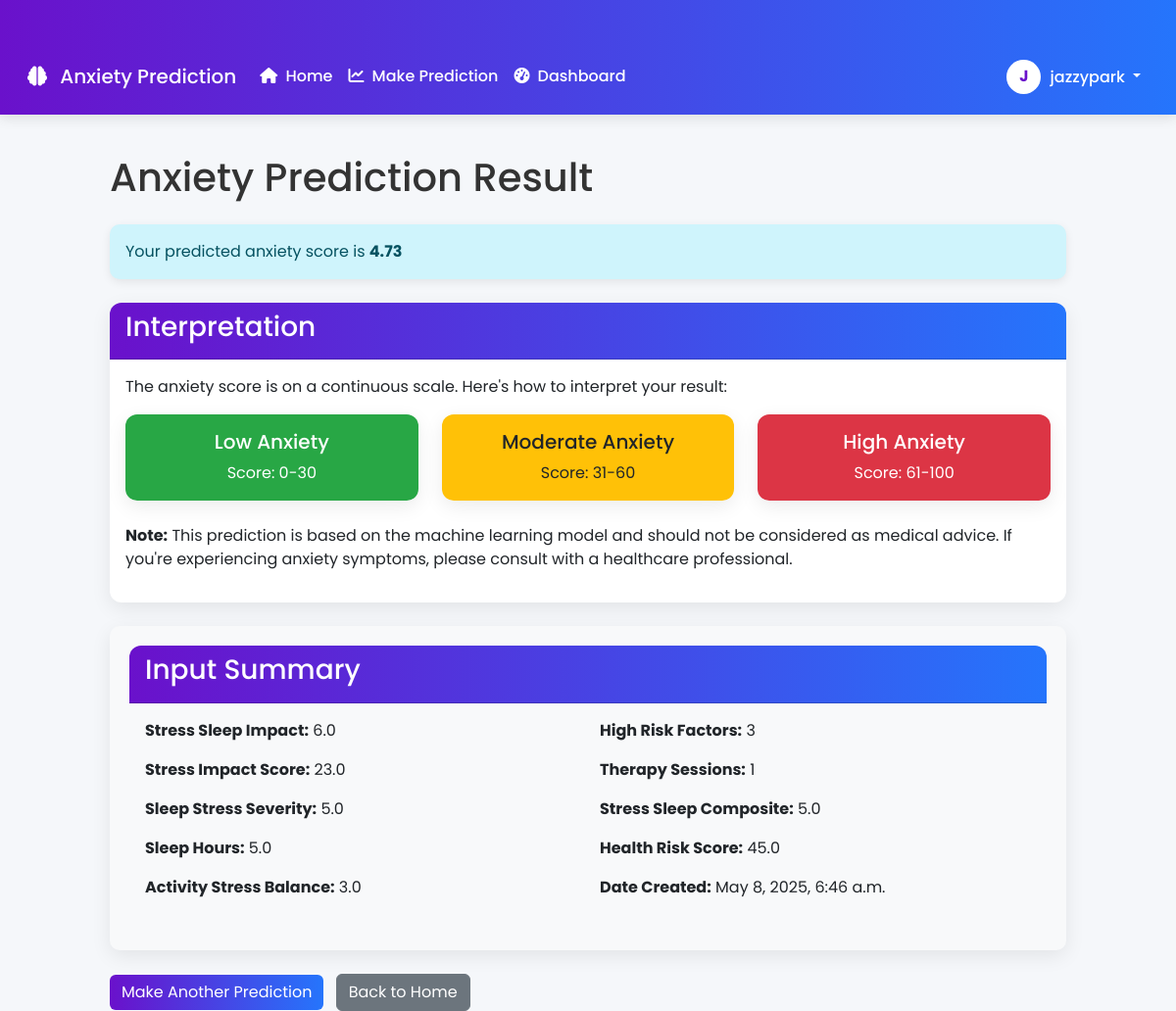
The page /predict/result/1/ (signed in) on the database its author committed.
### anxiety_app/models.py (models this page shows, shortened)
class AnxietyPrediction(models.Model):
    user = models.ForeignKey(User, on_delete=models.CASCADE, related_name='predictions')
    stress_sleep_impact = models.FloatField()
    stress_impact_score = models.FloatField()
    sleep_stress_severity = models.FloatField()
    sleep_hours = models.FloatField()
    activity_stress_balance = models.FloatField()
    high_risk_factors = models.IntegerField()
    therapy_sessions = models.IntegerField()
    stress_sleep_composite = models.FloatField()
    health_risk_score = models.FloatField()
    predicted_anxiety = models.FloatField(null=True, blank=True)
    created_at = models.DateTimeField(auto_now_add=True)
    class Meta:
        ordering = ['-created_at']

### anxiety_app/views.py (the view)
# urls.py: path('predict/result/<int:pk>/', views.prediction_result_view, name='prediction_result'),
@login_required(login_url='login')
def prediction_result_view(request, pk):
    prediction = AnxietyPrediction.objects.get(pk=pk)
    if prediction.user != request.user:
        messages.error(request, "You do not have permission to view this prediction.")
        return redirect('dashboard')
    return render(request, 'anxiety_app/prediction_result.html', {'prediction': prediction})

### anxiety_app/templates/anxiety_app/prediction_result.html (shortened to what this page needs)
{% extends 'anxiety_app/base.html' %}
{% block content %}
<div class="row justify-content-center">
    <div class="col-md-10">
        <h1 class="mb-4">Anxiety Prediction Result</h1>
        <div class="alert alert-info mb-4">
            Your predicted anxiety score is <strong>{{ prediction.predicted_anxiety|floatformat:2 }}</strong>
        </div>
        <div class="card mb-4">
            <div class="card-header">
                <h3>Interpretation</h3>
            </div>
            <div class="card-body">
                <p>The anxiety score is on a continuous scale. Here's how to interpret your result:</p>
                <div class="row mt-3">
                    <div class="col-md-4">
                        <div class="card bg-success text-white">
                            <div class="card-body text-center">
                                <h5 class="card-title">Low Anxiety</h5>
                                <p class="card-text">Score: 0-30</p>
                            </div>
                        </div>
                    </div>
                    <div class="col-md-4">
                        <div class="card bg-warning text-dark">
                            <div class="card-body text-center">
                                <h5 class="card-title">Moderate Anxiety</h5>
                                <p class="card-text">Score: 31-60</p>
                            </div>
                        </div>
                    </div>
                    <div class="col-md-4">
                        <div class="card bg-danger text-white">
                            <div class="card-body text-center">
                                <h5 class="card-title">High Anxiety</h5>
                                <p class="card-text">Score: 61-100</p>
                            </div>
                        </div>
                    </div>
                </div>
                <p class="mt-4">
                    <strong>Note:</strong> This prediction is based on the machine learning model and should not be considered as medical advice.
                    If you're experiencing anxiety symptoms, please consult with a healthcare professional.
                </p>
            </div>
        </div>
        <div class="card prediction-result">
            <div class="card-header">
                <h3>Input Summary</h3>
            </div>
            <div class="card-body">
                <div class="row">
                    <div class="col-md-6">
                        <p><strong>Stress Sleep Impact:</strong> {{ prediction.stress_sleep_impact }}</p>
                        <p><strong>Stress Impact Score:</strong> {{ prediction.stress_impact_score }}</p>
                        <p><strong>Sleep Stress Severity:</strong> {{ prediction.sleep_stress_severity }}</p>
                        <p><strong>Sleep Hours:</strong> {{ prediction.sleep_hours }}</p>
                        <p><strong>Activity Stress Balance:</strong> {{ prediction.activity_stress_balance }}</p>
                    </div>
                    <div class="col-md-6">
                        <p><strong>High Risk Factors:</strong> {{ prediction.high_risk_factors }}</p>
                        <p><strong>Therapy Sessions:</strong> {{ prediction.therapy_sessions }}</p>
                        <p><strong>Stress Sleep Composite:</strong> {{ prediction.stress_sleep_composite }}</p>
                        <p><strong>Health Risk Score:</strong> {{ prediction.health_risk_score }}</p>
                        <p><strong>Date Created:</strong> {{ prediction.created_at|date:"F j, Y, g:i a" }}</p>
                    </div>
                </div>
            </div>
        </div>
        <div class="mt-4">
            <a href="{% url 'prediction_form' %}" class="btn btn-primary">Make Another Prediction</a>
            <a href="{% url 'home' %}" class="btn btn-secondary ms-2">Back to Home</a>
        </div>
    </div>
</div>
{% endblock %}

### anxiety_app/templates/anxiety_app/base.html (shortened to what this page needs)
<!DOCTYPE html>
<html lang="en">
<head>
    <link href="https://cdn.jsdelivr.net/npm/bootstrap@5.3.0-alpha1/dist/css/bootstrap.min.css" rel="stylesheet">
    <link rel="stylesheet" href="https://cdnjs.cloudflare.com/ajax/libs/font-awesome/6.4.0/css/all.min.css">
</head>
<body>
    <nav class="navbar navbar-expand-lg navbar-dark">
        <div class="container">
            <a class="navbar-brand" href="{% url 'home' %}">
                <i class="fas fa-brain me-2"></i>
                Anxiety Prediction
            </a>
            <div class="collapse navbar-collapse" id="navbarNav">
                <ul class="navbar-nav me-auto">
                    <li class="nav-item">
                        <a class="nav-link" href="{% url 'home' %}">
                            <i class="fas fa-home me-1"></i> Home
                        </a>
                    </li>
                    {% if user.is_authenticated %}
                        <li class="nav-item">
                            <a class="nav-link" href="{% url 'prediction_form' %}">
                                <i class="fas fa-chart-line me-1"></i> Make Prediction
                            </a>
                        </li>
                        <li class="nav-item">
                            <a class="nav-link" href="{% url 'dashboard' %}">
                                <i class="fas fa-tachometer-alt me-1"></i> Dashboard
                            </a>
                        </li>
                    {% endif %}
                </ul>
                <ul class="navbar-nav">
                    {% if user.is_authenticated %}
                        <li class="nav-item dropdown">
                            <a class="nav-link dropdown-toggle" href="#" id="navbarDropdown" role="button" data-bs-toggle="dropdown" aria-expanded="false">
                                <div class="avatar">{{ user.username.0|upper }}</div>
                                {{ user.username }}
                            </a>
                        </li>
                    {% endif %}
                </ul>
            </div>
        </div>
    </nav>
    <div class="container">
        {% block content %}{% endblock %}
    </div>
</body>
</html>

### anxiety_app/templates/anxiety_app/base.html (style rules this page uses)
:root { --primary-color: #6a11cb; --primary-gradient: linear-gradient(to right, #6a11cb, #2575fc); --secondary-color: #2575fc; --text-color: #333; --light-color: #f8f9fa; --dark-color: #343a40; --success-color: #28a745; --warning-color: #ffc107; --danger-color: #dc3545; }
body { font-family: 'Poppins', sans-serif; background-color: #f5f7fa; color: var(--text-color); }
.container { max-width: 1200px; margin-top: 40px; }
.navbar { background: var(--primary-gradient); box-shadow: 0 4px 12px rgba(0, 0, 0, 0.1); padding: 0.8rem 1rem; }
.navbar-brand, .navbar-nav .nav-link { color: white !important; font-weight: 500; }
.btn-primary { background: var(--primary-gradient); border: none; transition: all 0.3s ease; }
.card { border: none; border-radius: 12px; box-shadow: 0 6px 20px rgba(0, 0, 0, 0.08); transition: transform 0.3s ease; }
.card-header { background: var(--primary-gradient); color: white; font-weight: 600; border-radius: 12px 12px 0 0 !important; }
.prediction-result { background-color: var(--light-color); padding: 20px; border-radius: 10px; margin-top: 20px; }
.avatar { width: 35px; height: 35px; border-radius: 50%; background-color: #fff; color: var(--primary-color); display: inline-flex; align-items: center; justify-content: center; margin-right: 5px; font-weight: bold; border: 2px solid rgba(255, 255, 255, 0.3); }
.alert { border-radius: 10px; border: none; box-shadow: 0 3px 10px rgba(0, 0, 0, 0.08); }
.bg-success { background-color: var(--success-color) !important; }
.bg-warning { background-color: var(--warning-color) !important; }
.bg-danger { background-color: var(--danger-color) !important; }
.container { animation: fadeIn 0.5s ease-out; }

### rows shown on the page
AnxietyPrediction: predicted_anxiety "4.73", stress_sleep_impact "6.0", stress_impact_score "23.0", sleep_stress_severity "5.0", sleep_hours "5.0", activity_stress_balance "3.0", high_risk_factors "3", therapy_sessions "1", stress_sleep_composite "5.0", health_risk_score "45.0", created_at "May 8, 2025, 6:46 a.m."

### other values the page prints
{{ user.username.0|upper }} "J"
{{ user.username }} "jazzypark"
